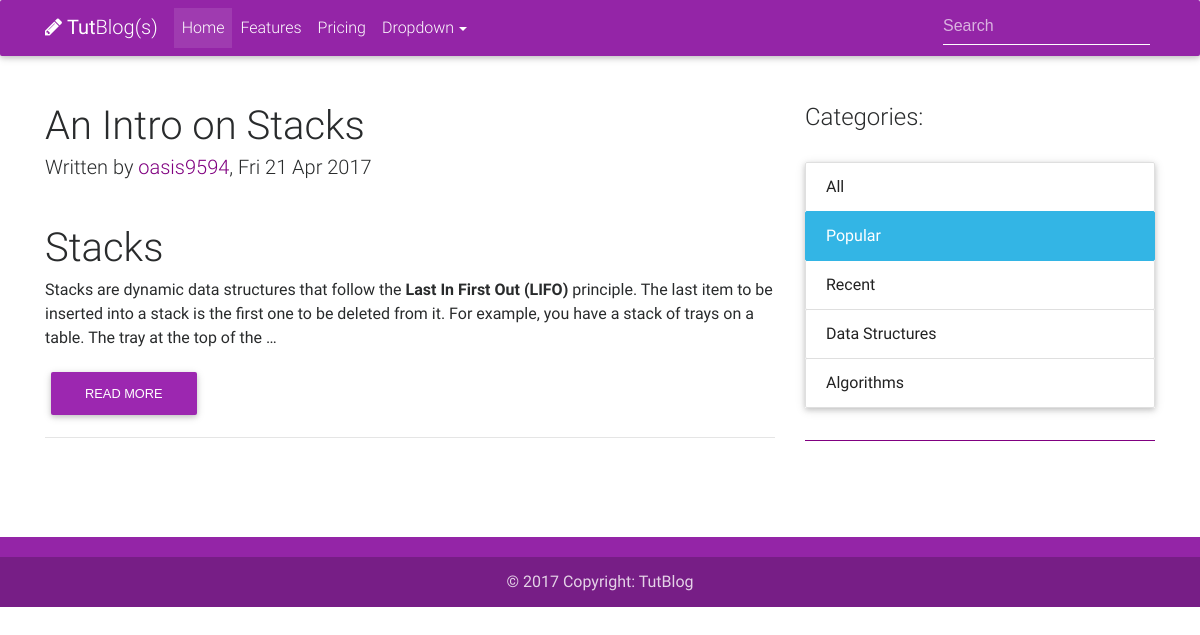
Page /blogs/popular/ on the committed database.
### Blogs/models.py (models this page shows, shortened)
class Blog(models.Model):
	title = models.CharField(max_length=100, unique=True)
	slug = models.SlugField(max_length=100, unique=True)
	body = models.TextField()
	created = models.DateTimeField(db_index=True, auto_now_add=True)
	category = models.ManyToManyField(Category)
	updated = models.DateTimeField(db_index=True, auto_now=True)
	author = models.ForeignKey(User, on_delete=models.CASCADE)
	tags = models.ManyToManyField(Tags, blank = True)
	votes = models.IntegerField(default=0)

### Blogs/views.py (the view)
def popular(request):
	blog_list = Blog.objects.order_by('-votes')
	page = request.GET.get('page', 1)
	x=2
	paginator = Paginator(blog_list, 5)
	try:
		blogs = paginator.page(page)
	except PageNotAnInteger:
		blogs = paginator.page(1)
	except EmptyPage:
		blogs = paginator.page(paginator.num_pages)
	return render(request, "blog_list.html", { 'blogs': blogs , 'x':x})

### Templates/blog_list.html (shortened to what this page needs)
{% load static %}
<!DOCTYPE html>
<html lang="en">
<head>
    <link rel="stylesheet" href="https://maxcdn.bootstrapcdn.com/font-awesome/4.6.0/css/font-awesome.min.css">
    <link href="{% static 'css/bootstrap.min.css' %}" rel="stylesheet">
    <link href="{% static 'css/mdb.min.css' %}" rel="stylesheet">
    <link href="{% static 'css/style.css' %}" rel="stylesheet">
    <link href="{% static 'css/blog_list.css' %}" rel="stylesheet">
</head>
<body>
    <header>
        <nav class="navbar navbar-toggleable-md navbar-dark">
            <div class="container">
                <a class="navbar-brand" href="#">
                    <i class="fa fa-pencil"></i> <b>Tut</b>Blog(s)
                </a>
                <div class="collapse navbar-collapse" id="navbarNav1">
                    <ul class="navbar-nav mr-auto">
                        <li class="nav-item active">
                            <a class="nav-link">Home <span class="sr-only">(current)</span></a>
                        </li>
                        <li class="nav-item">
                            <a class="nav-link">Features</a>
                        </li>
                        <li class="nav-item">
                            <a class="nav-link">Pricing</a>
                        </li>
                        <li class="nav-item dropdown btn-group">
                            <a class="nav-link dropdown-toggle" id="dropdownMenu1" data-toggle="dropdown" aria-haspopup="true" aria-expanded="false">Dropdown</a>
                        </li>
                    </ul>
                    <form class="form-inline waves-effect waves-light">
                        <input class="form-control" type="text" placeholder="Search">
                    </form>
                </div>
            </div>
        </nav>
    </header>
    <main>
        <div class="container">
            <div class="row">
                <div class="col-lg-8">
                    {% for blog in blogs %}
                    <div class="post-wrapper">
                        <h1 class="h1-responsive">{{ blog.title }}</h1>
                        <h5>Written by <a href="" style="color: purple;">{{ blog.author }}</a>, {{ blog.updated|date:"D d M Y" }}</h5>
                        <br>
                        <p> {{ blog.body|safe|truncatewords:"50"|linebreaks }}</p>
                        <form action="{% url 'blog_detail' blog.id %}"><button class="btn purple">Read more</button></form>
                    </div>
                    <hr>
                    {% endfor %}
                </div>
                <div class="col-lg-4">
                    <div class="widget-wrapper">
                        <h4>Categories:</h4>
                        <br>
                        <div class="list-group">
                            {% if x == 1 %}
                                <a href="{% url 'blog_index'%}" class="list-group-item active">All</a>
                            {% else %}
                                <a href="{% url 'blog_index'%}" class="list-group-item">All</a>
                            {% endif %}
                            {% if x == 2 %}
                                <a href="{% url 'popular'%}" class="list-group-item active">Popular</a>
                            {% else %}
                                <a href="{% url 'popular'%}" class="list-group-item">Popular</a>
                            {% endif %}
                            {% if x == 3 %}
                                <a href="{% url 'recent'%}" class="list-group-item active">Recent</a>
                            {% else %}
                                <a href="{% url 'recent'%}" class="list-group-item">Recent</a>
                            {% endif %}
                            {% if x == 4 %}
                                <a href="{% url 'data_structures'%}" class="list-group-item active">Data Structures</a>
                            {% else %}
                                <a href="{% url 'data_structures'%}" class="list-group-item">Data Structures</a>
                            {% endif %}
                            {% if x == 5 %}
                                <a href="{% url 'algorithms'%}" class="list-group-item active">Algorithms</a>
                            {% else %}
                                <a href="{% url 'algorithms'%}" class="list-group-item">Algorithms</a>
                            {% endif %}
                        </div>
                    </div>
                </div>
            </div>
        </div>
    </main>
    <footer class="page-footer center-on-small-only">
        <div class="footer-copyright">
            <div class="container-fluid">
                © 2017 Copyright: TutBlog
            </div>
        </div>
    </footer>
</body>
</html>

### static/css/style.css (style rules this page uses)
.list-group-item.active { background-color: #33b5e5; border-color:#33b5e5 }
.list-group-item:not(.active) { color:#222; }

### static/css/blog_list.css (style rules this page uses)
main { padding-top: 3rem; padding-bottom: 2rem; }
.widget-wrapper { padding-bottom: 2rem; border-bottom: 1px solid purple; margin-bottom: 2rem; }
.navbar { background-color: #9425A7; }
footer.page-footer { background-color: #9425A7; margin-top: 2rem; }

### rows in the picture
Blog: title "An Intro on Stacks", author "oasis9594", updated "Fri 21 Apr 2017", body "Stacks Stacks are dynamic data structures that follow the Last In First Out (LIFO) principle. The last item to be inserted into a stack is the first one to be deleted from it. For example, you have a stack of trays on a table. The tray at the top of the …"
